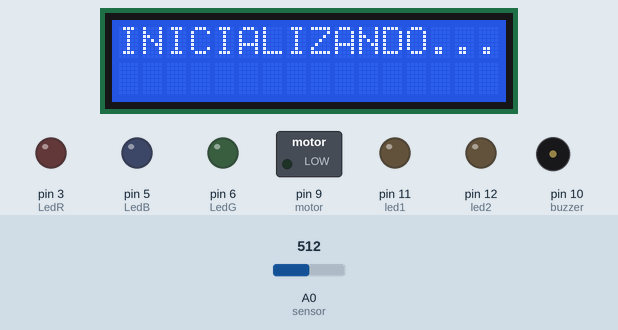
Recording of a sketch running on a simulated Arduino Uno, built with avr-gcc and run on an emulated ATmega328P. On the bench: 16×2 character LCD, switched loads named in the sketch (green lamp = pin HIGH), output pins drawn as LEDs (lit = HIGH), buzzer (waves = sounding). Dashed ring = blinking. The test bench sets the inputs (shaded band); at power-on: A0 (sensor) = 512. What the sketch prints to the serial monitor is not drawn.

Above: at 1.2 s.
1.3 s: A0 (sensor) set to 489
At 2.2 s:
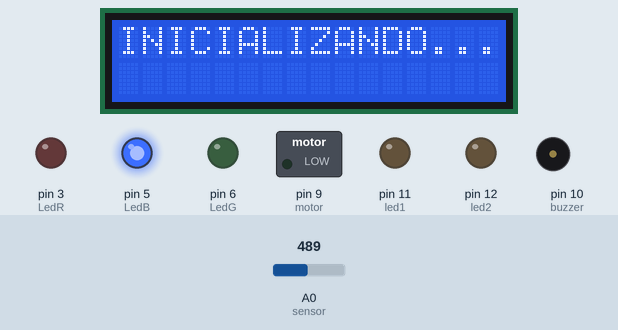
At 4.0 s:
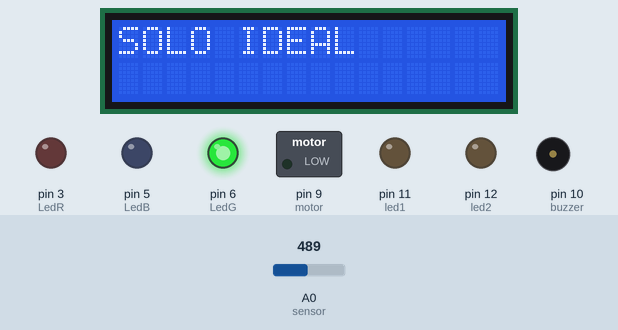
4.7 s: A0 (sensor) set to 310
7.7 s: A0 (sensor) set to 292
At 10.1 s:
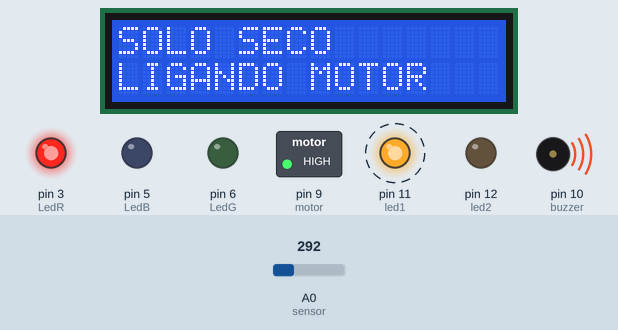
Timing chart, 0 to 18.9 s (numbered marks = the images above; inputs shaded):
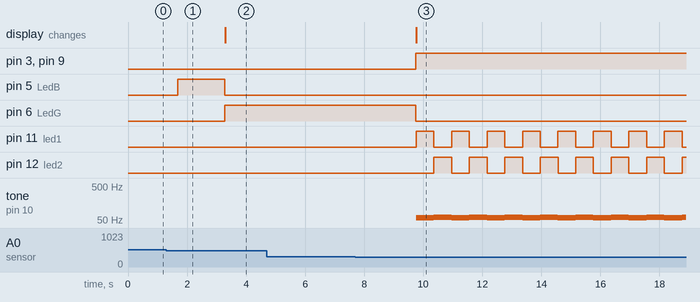

Measured:
- the behaviour switches between 501 and 500 on A0 (sensor) (found by bisection; images 0 and 1)
- the behaviour switches between 301 and 300 on A0 (sensor) (found by bisection; images 2 and 3)
- after the input at 1.3 s, pin 6 (LedG): LOW → HIGH after 2.0 s; the display: changes after 2.0 s (image 2)
- after the input at 4.7 s, every drawn part: stays the same
- after the input at 7.7 s, pin 3 (LedR): LOW → HIGH after 2.0 s; pin 6 (LedG): HIGH → LOW after 2.0 s

The sketch:

regando_solo_seco1.ino
```cpp
#include <LiquidCrystal_I2C.h>

// INICIALIZAR O LCD NO ENDEREÇO I2C 0X20 COM 16 COLUNAS E 2 LINHAS
LiquidCrystal_I2C telaLcd(0x20, 16, 2);

// BIBLIOTECA PARA CONEXÃO SERIAL DO SENSOR
#include <SoftwareSerial.h>

// DEFINIÇÃO DOS PINOS PARA OS COMPONENTES
int sensor = A0;  // PINO DO SENSOR DE UMIDADE DO SOLO
int LedR = 3;     // PINO DO LED VERMELHO (INDICA SOLO SECO)
int LedG = 6;     // PINO DO LED VERDE (INDICA SOLO IDEAL)
int LedB = 5;     // PINO DO LED AZUL (INDICA SOLO ÚMIDO)
int motor = 9;    // PINO DO MOTOR (ACIONADO QUANDO O SOLO ESTÁ SECO)
int buzzer = 10;
int led1 = 11;
int led2 = 12;

void setup() {

  // INICIALIZAR A TELA LCD
  telaLcd.init();

  // LIMPAR QUALQUER DADO QUE ESTEJA NA TELA DO LCD
  telaLcd.clear();

  // EXIBIR UMA MENSAGEM DE INICIALIZAÇÃO NO LCD
  telaLcd.setCursor(0, 0); // DEFINIR O CURSOR PARA A POSIÇÃO (COLUNA 0, LINHA 0)
  telaLcd.print("INICIALIZANDO..."); // EXIBE "INICIALIZANDO..." NA PRIMEIRA LINHA

  // ATIVAR A LUZ DE FUNDO DO LCD
  telaLcd.backlight();

  // DEFINIR O SENSOR COMO ENTRADA
  pinMode(sensor, INPUT);
  pinMode(buzzer,OUTPUT);
  pinMode(led1, OUTPUT);
  pinMode(led2, OUTPUT);

  // INICIALIZAR A COMUNICAÇÃO SERIAL COM O COMPUTADOR PARA DEPURAÇÃO
  Serial.begin(9600);

  // DEFINIR OS PINOS DOS LEDS COMO SAÍDA
  pinMode(LedR, OUTPUT);
  pinMode(LedG, OUTPUT);
  pinMode(LedB, OUTPUT);

  // DEFINIR O PINO DO MOTOR COMO SAÍDA
  pinMode(motor, OUTPUT);
}

void loop() {
  // LER O VALOR DO SENSOR DE UMIDADE DO SOLO (0 A 1023)
  int umidade = analogRead(sensor);

  // EXIBIR O VALOR DA UMIDADE NO MONITOR SERIAL PARA DEPURAÇÃO
  Serial.print("UMIDADE DO SOLO: ");
  Serial.println(umidade);
  delay(1000);

  // VERIFICAR O NÍVEL DE UMIDADE DO SOLO E ATUALIZAR LEDS E MOTOR
  if (umidade <= 300) {  // CONDIÇÃO PARA SOLO SECO
    Serial.println("SOLO SECO");
    Serial.println(umidade);

    delay(600);

    // ACENDER O LED VERMELHO PARA INDICAR SOLO SECO
    analogWrite(LedR, 255);  // ACENDER O LED VERMELHO
    analogWrite(LedG, 0);    // APAGAR O LED VERDE
    analogWrite(LedB, 0);    // APAGAR O LED AZUL
    digitalWrite(motor, HIGH); // LIGAR O MOTOR (ACIONAR BOMBA DE ÁGUA)

    // LIMPAR A TELA LCD E EXIBIR NOVA MENSAGEM PARA SOLO SECO
    telaLcd.clear();
    telaLcd.setCursor(0, 0); // DEFINIR O CURSOR PARA A POSIÇÃO (COLUNA 0, LINHA 0)
    telaLcd.print("SOLO SECO"); // EXIBIR "SOLO SECO" NA PRIMEIRA LINHA
    telaLcd.setCursor(0, 1); // DEFINIR O CURSOR PARA A SEGUNDA LINHA
    telaLcd.print("LIGANDO MOTOR"); // EXIBIR "LIGANDO MOTOR" NA SEGUNDA LINHA

    // LAÇO PARA ACIONAR BUZZER E LEDS
    for (int i = 0; i < 10; i++) {
      tone(buzzer, 59);
      digitalWrite(led1, HIGH);
      digitalWrite(led2, LOW);
      delay(600);  // PEQUENA PAUSA ANTES DE CONTINUAR O LOOP

      tone(buzzer, 60);
      digitalWrite(led1, LOW);
      digitalWrite(led2, HIGH);
      delay(600);
    }
  } else {
    noTone(buzzer);
    digitalWrite(led1, LOW);
    digitalWrite(led2, LOW);
  }

  // CONDIÇÃO PARA SOLO IDEAL (UMIDADE ENTRE 300 E 500)
  if (umidade > 300 && umidade <= 500) {
    Serial.println("SOLO IDEAL");
    Serial.println(umidade);
    delay(600);

    // ACENDER O LED VERDE PARA INDICAR SOLO IDEAL
    analogWrite(LedR, 0);    // APAGAR O LED VERMELHO
    analogWrite(LedG, 255);  // ACENDER O LED VERDE
    analogWrite(LedB, 0);    // APAGAR O LED AZUL
    digitalWrite(motor, LOW); // DESLIGAR O MOTOR (NÃO É NECESSÁRIO REGAR)

    // LIMPAR A TELA LCD E EXIBIR NOVA MENSAGEM PARA SOLO IDEAL
    telaLcd.clear();
    telaLcd.setCursor(0, 0); // DEFINIR O CURSOR PARA A POSIÇÃO (COLUNA 0, LINHA 0)
    telaLcd.print("SOLO IDEAL"); // EXIBIR "SOLO IDEAL" NA TELA
  }

  // CONDIÇÃO PARA SOLO ÚMIDO (UMIDADE ENTRE 500 E 876)
  if (umidade > 500 && umidade <= 876) {
    Serial.println("SOLO UMIDO");
    Serial.println(umidade);
    delay(600);

    // ACENDER O LED AZUL PARA INDICAR SOLO ÚMIDO
    analogWrite(LedR, 0);    // APAGAR O LED VERMELHO
    analogWrite(LedG, 0);    // APAGAR O LED VERDE
    analogWrite(LedB, 255);  // AC
  }
}
```
